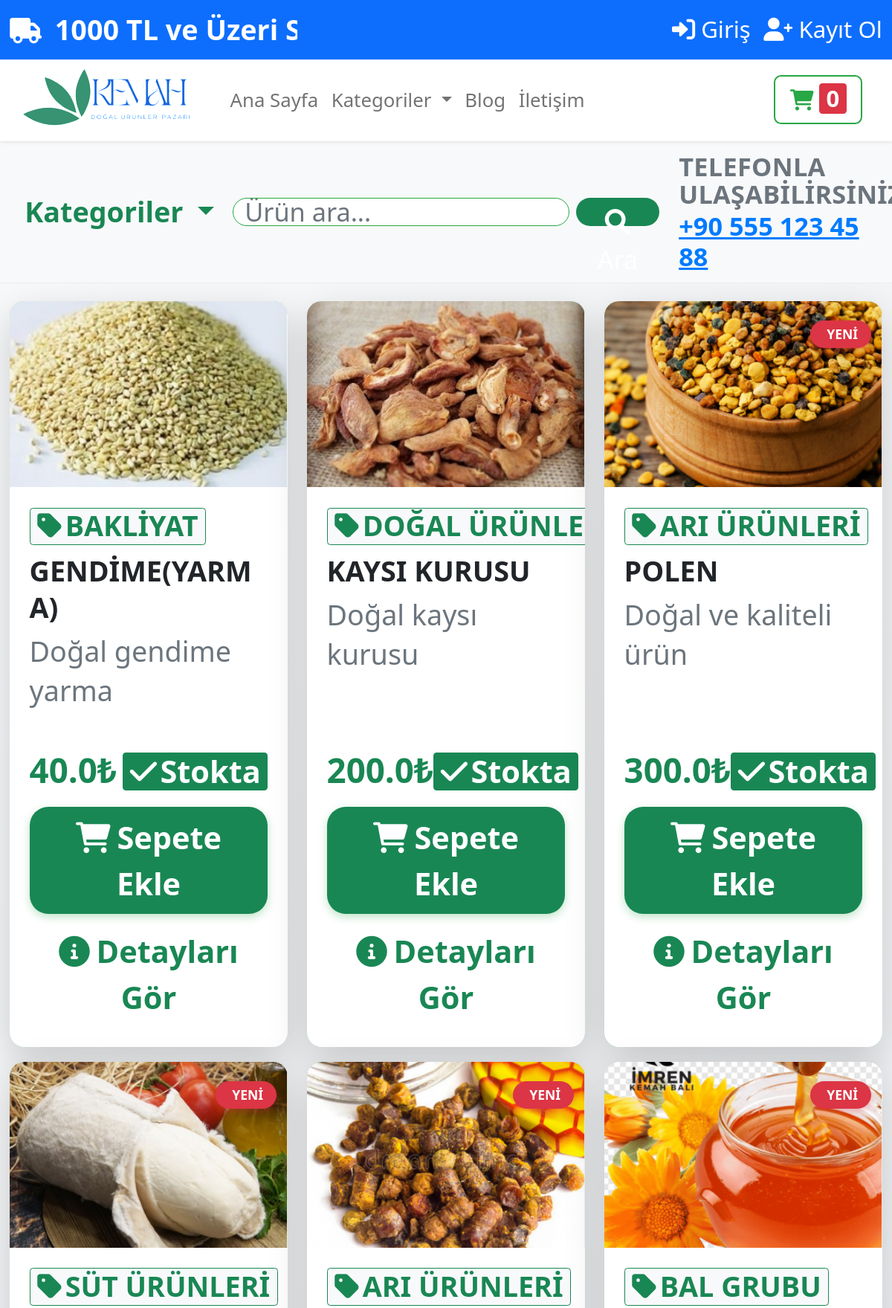
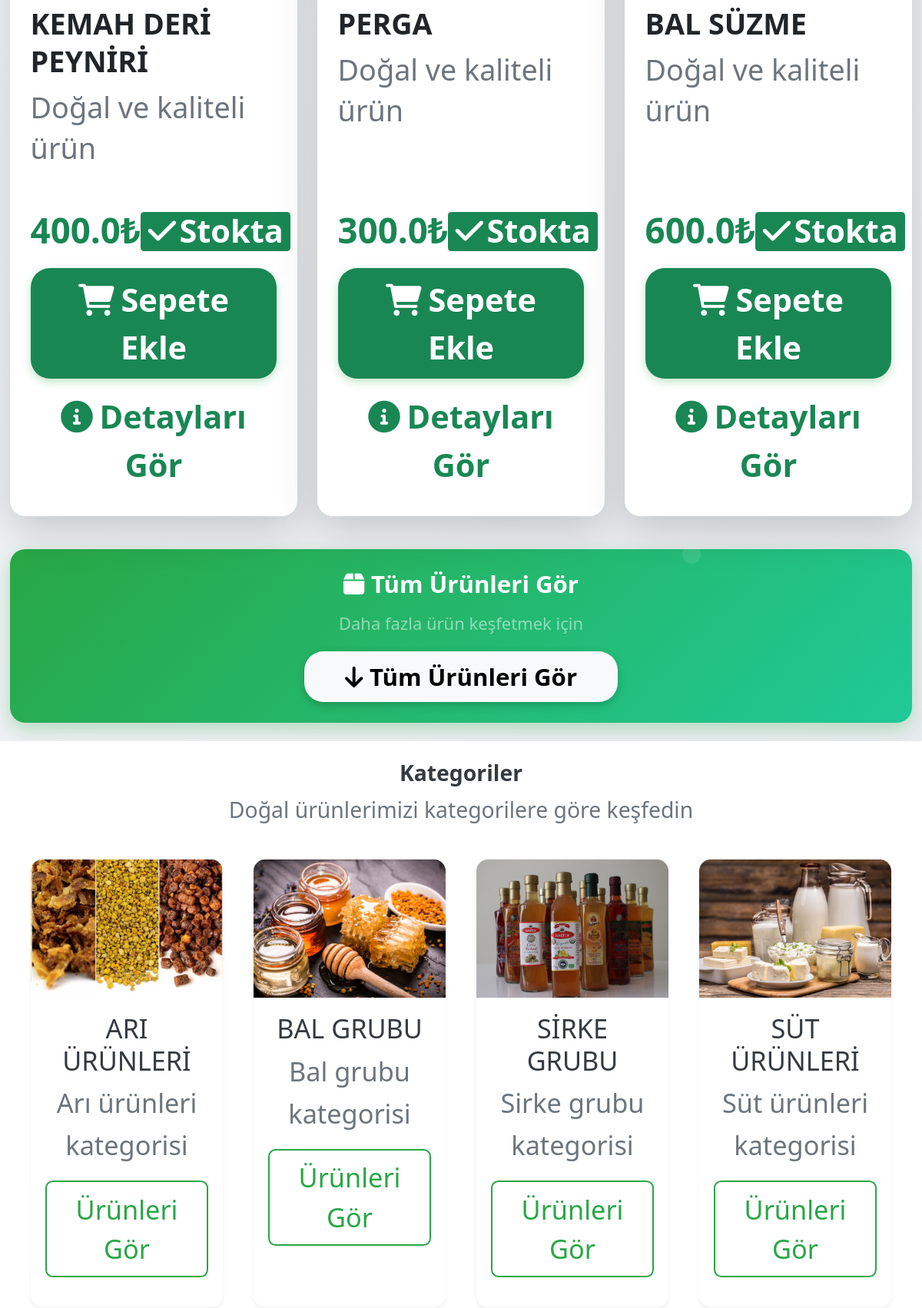
The page / (upper part) on the database its author committed (2 pictures, top to bottom).
### tables this page shows
CREATE TABLE products (
            id INTEGER PRIMARY KEY AUTOINCREMENT,
            name TEXT NOT NULL,
            slug TEXT NOT NULL,
            description TEXT,
            short_description TEXT,
            price REAL NOT NULL,
            stock_quantity INTEGER DEFAULT 0,
            image TEXT,
            weight TEXT,
            brand TEXT,
            is_active BOOLEAN DEFAULT 1,
            is_featured BOOLEAN DEFAULT 0,
            is_new BOOLEAN DEFAULT 0,
            category_id INTEGER NOT NULL,
            created_at TIMESTAMP DEFAULT CURRENT_TIMESTAMP,
            updated_at TIMESTAMP DEFAULT CURRENT_TIMESTAMP
        );

CREATE TABLE categories (
            id INTEGER PRIMARY KEY AUTOINCREMENT,
            name TEXT NOT NULL,
            slug TEXT UNIQUE NOT NULL,
            description TEXT,
            parent_id INTEGER,
            image TEXT,
            is_active BOOLEAN DEFAULT 1,
            created_at TIMESTAMP DEFAULT CURRENT_TIMESTAMP
        );

### app.py (the view)
@app.route('/')
@maintenance_required
def index():
    track_visitor(request)
    conn = get_db_connection()
    featured_products = conn.execute('''
        SELECT p.*, c.name as category_name,
               CASE
                   WHEN p.is_new = 1 OR datetime(p.created_at) > datetime('now', '-30 days') THEN 1
                   ELSE 0
               END as is_new
        FROM products p
        JOIN categories c ON p.category_id = c.id
        WHERE p.is_featured = 1 AND p.is_active = 1
        LIMIT 8
    ''').fetchall()
    categories = conn.execute('''
        SELECT * FROM categories
        WHERE is_active = 1 AND parent_id IS NULL
    ''').fetchall()
    recent_products = conn.execute('''
        SELECT p.*, c.name as category_name,
               CASE
                   WHEN p.is_new = 1 OR datetime(p.created_at) > datetime('now', '-30 days') THEN 1
                   ELSE 0
               END as is_new
        FROM products p
        JOIN categories c ON p.category_id = c.id
        WHERE p.is_active = 1
        ORDER BY p.created_at DESC
        LIMIT 6
    ''').fetchall()
    random_products = conn.execute('''
        SELECT p.*, c.name as category_name,
               CASE
                   WHEN p.is_new = 1 OR datetime(p.created_at) > datetime('now', '-30 days') THEN 1
                   ELSE 0
               END as is_new
        FROM products p
        JOIN categories c ON p.category_id = c.id
        WHERE p.is_active = 1
        ORDER BY RANDOM()
        LIMIT 6
    ''').fetchall()
    blog_posts = conn.execute('''
        SELECT bp.id, bp.blog_id, bp.title, bp.content, bp.author, bp.created_at, bp.updated_at,
               CASE WHEN LENGTH(bp.content) > 150 THEN SUBSTR(bp.content, 1, 150) || '...' ELSE bp.content END as excerpt,
               bi.image_filename as primary_image
        FROM blog_posts bp
        LEFT JOIN blog_images bi ON bp.id = bi.blog_post_id AND bi.is_primary = 1
        WHERE bp.is_published IS NULL OR bp.is_published = 1
        ORDER BY bp.created_at DESC
    ''').fetchall()
    conn.close()
    return render_template('index.html',
                         featured_products=featured_products,
                         categories=categories,
                         recent_products=recent_products,
                         random_products=random_products,
                         blog_posts=blog_posts,
                         site_settings=get_site_settings())

### templates/index.html (shortened to what this page needs)
{% extends "base.html" %}
{% block extra_content %}
<section class="py-5 featured-products-ad" style="background: linear-gradient(135deg, #f8f9fa 0%, #e9ecef 100%);">
    <div class="container">
        {% if random_products %}
        <div class="row">
            {% for product in random_products %}
            <div class="col-lg-4 col-md-6 mb-4">
                <div class="card product-ad-card h-100 shadow-lg border-0" style="border-radius: 20px; overflow: hidden; transition: all 0.4s ease;">
                    {% if product['is_new'] %}
                        <div class="position-absolute" style="top: 15px; right: 15px; z-index: 10;">
                            <span class="badge bg-danger fs-6 px-3 py-2" style="border-radius: 20px; box-shadow: 0 4px 8px rgba(220,53,69,0.3);">
                                YENİ
                            </span>
                        </div>
                    {% endif %}
                    <a href="{{ url_for('product_detail', slug=product['slug']) }}" class="text-decoration-none">
                        <div class="product-ad-image" style="height: 250px; overflow: hidden; position: relative; background: linear-gradient(45deg, #f8f9fa 0%, #e9ecef 100%);">
                            {% if product['image'] %}
                                <img src="{{ url_for('static', filename='uploads/' + product['image']) }}"
                                     alt="{{ product['name'] }}"
                                     class="img-fluid w-100 h-100"
                                     style="object-fit: cover; transition: all 0.4s ease;">
                            {% else %}
                                <div class="d-flex align-items-center justify-content-center h-100">
                                    <i class="fas fa-image text-muted" style="font-size: 4rem;"></i>
                                </div>
                            {% endif %}
                        </div>
                    </a>
                    <div class="card-body p-4 d-flex flex-column" style="background: white;">
                        <div class="mb-3">
                            <span class="badge bg-light text-success border border-success mb-2" style="font-size: 0.8rem;">
                                <i class="fas fa-tag me-1"></i>{{ product['category_name'] }}
                            </span>
                            <h5 class="card-title fw-bold text-dark mb-2" style="font-size: 1.2rem; line-height: 1.3;">
                                {{ product['name'] }}
                            </h5>
                            <p class="card-text text-muted small mb-3" style="line-height: 1.4;">
                                {{ product['short_description'] or product['description'][:120] + '...' if product['description'] else 'Doğal ve kaliteli ürün' }}
                            </p>
                        </div>
                        <div class="mt-auto">
                            <div class="d-flex justify-content-between align-items-center mb-3">
                                <div>
                                    <span class="h4 text-success fw-bold mb-0">{{ product['price'] }}₺</span>
                                </div>
                                {% if product['stock_quantity'] > 0 %}
                                    <span class="badge bg-success">
                                        <i class="fas fa-check me-1"></i>Stokta
                                    </span>
                                {% else %}
                                    <span class="badge bg-danger">
                                        <i class="fas fa-times me-1"></i>Tükendi
                                    </span>
                                {% endif %}
                            </div>
                            <div class="d-grid gap-2">
                                <a href="{{ url_for('product_detail', slug=product['slug']) }}"
                                   class="btn btn-success btn-lg fw-bold"
                                   style="border-radius: 25px; box-shadow: 0 4px 12px rgba(40,167,69,0.3);">
                                    <i class="fas fa-shopping-cart me-2"></i>Sepete Ekle
                                </a>
                                <a href="{{ url_for('product_detail', slug=product['slug']) }}"
                                   class="btn btn-outline-success fw-bold"
                                   style="border-radius: 25px;">
                                    <i class="fas fa-info-circle me-2"></i>Detayları Gör
                                </a>
                            </div>
                        </div>
                    </div>
                </div>
            </div>
            {% endfor %}
        </div>
        <div class="row mt-5">
            <div class="col-12 text-center">
                <div class="p-4" style="background: linear-gradient(135deg, #28a745 0%, #20c997 100%); border-radius: 20px; box-shadow: 0 8px 25px rgba(40,167,69,0.3);">
                    <h3 class="text-white fw-bold mb-3">
                        <i class="fas fa-box me-2"></i>Tüm Ürünleri Gör
                    </h3>
                    <p class="text-white-50 mb-4 fs-5">Daha fazla ürün keşfetmek için</p>
                    <a href="#products" class="btn btn-light btn-lg fw-bold px-5" style="border-radius: 25px; box-shadow: 0 4px 12px rgba(0,0,0,0.2);">
                        <i class="fas fa-arrow-down me-2"></i>Tüm Ürünleri Gör
                    </a>
                </div>
            </div>
        </div>
        {% endif %}
    </div>
</section>
{% endblock %}
{% block content %}
<section class="py-5 categories-section">
    <div class="container">
        <div class="row mb-5">
            <div class="col-12 text-center">
                <h2 class="fw-bold">Kategoriler</h2>
                <p class="text-muted">Doğal ürünlerimizi kategorilere göre keşfedin</p>
            </div>
        </div>
        <div class="row">
            {% for category in categories %}
                {% if not category['parent_id'] %}
                    <div class="col-md-4 col-lg-3 mb-4">
                        <div class="card category-card h-100 shadow-sm">
                            <a href="{{ url_for('category', slug=category['slug']) }}" class="text-decoration-none">
                                <div class="card-img-top bg-light d-flex align-items-center justify-content-center" style="height: 180px; overflow: hidden; cursor: pointer;">
                                    {% if category['image'] %}
                                        <img src="{{ url_for('static', filename='uploads/' + category['image']) }}"
                                             class="img-fluid w-100 h-100"
                                             style="object-fit: cover;"
                                             alt="{{ category['name'] }}">
                                    {% else %}
                                        <i class="fas fa-leaf text-primary" style="font-size: 4rem;"></i>
                                    {% endif %}
                                </div>
                            </a>
                            <div class="card-body text-center">
                                <h5 class="card-title">{{ category['name'] }}</h5>
                                <p class="card-text text-muted">{{ category['description'] or 'Doğal ürünler' }}</p>
                                <a href="{{ url_for('category', slug=category['slug']) }}" class="btn btn-outline-primary">
                                    Ürünleri Gör
                                </a>
                            </div>
                        </div>
                    </div>
                {% endif %}
            {% endfor %}
        </div>
    </div>
</section>
{% endblock %}

### rows shown on the page
products: image (picture), category_name "BAKLİYAT", name "GENDİME(YARMA)", description+short_description "Doğal gendime yarma", price "40.0", stock_quantity "Stokta"
products: image (picture), category_name "DOĞAL…", name "KAYSI KURUSU", description+short_description "Doğal kaysı kurusu", price "200.0", stock_quantity "Stokta"
products: shows "YENİ", image+name (picture), category_name "ARI ÜRÜNLERİ", name "POLEN", description "Doğal ve kaliteli ürün", price "300.0", stock_quantity "Stokta"
products: shows "YENİ", image (picture), category_name "SÜT ÜRÜNLERİ", name "KEMAH DERİ PEYNİRİ", description "Doğal ve kaliteli ürün", price "400.0", stock_quantity "Stokta"
products: shows "YENİ", image+name (picture), category_name "ARI ÜRÜNLERİ", name "PERGA", description "Doğal ve kaliteli ürün", price "300.0", stock_quantity "Stokta"
products: shows "YENİ", image (picture), category_name "BAL GRUBU", name "BAL SÜZME", description "Doğal ve kaliteli ürün", price "600.0", stock_quantity "Stokta"
categories: image (picture), name "ARI ÜRÜNLERİ", description "Arı ürünleri kategorisi"
categories: image (picture), name "BAL GRUBU", description "Bal grubu kategorisi"
categories: image (picture), name "SİRKE GRUBU", description "Sirke grubu kategorisi"
categories: image (picture), name "SÜT ÜRÜNLERİ", description "Süt ürünleri kategorisi"
